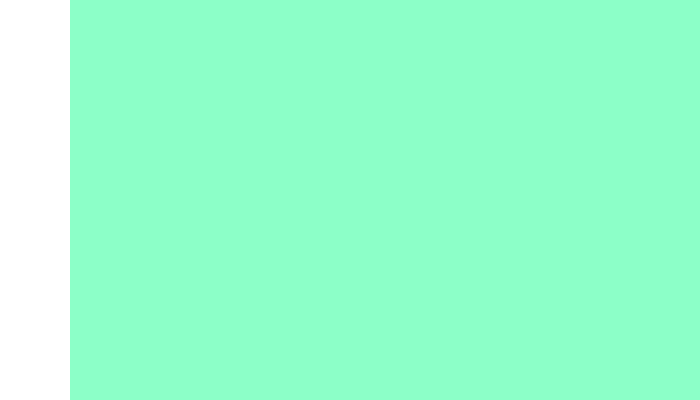
Frame 1 (no input)
Frame 60 (no input): identical to frame 1, image omitted
Frame 120 (the mouse pressed at the canvas centre since frame 60): identical to frame 1, image omitted

The p5.js sketch that drew this single still picture (run headless with seeded random() and noise() and a simulated clock; from frame 60 on, the mouse is pressed at the canvas centre):

// p5.js sketch
// ── sketch.js
function setup() {
	createCanvas(700, 400);
}

function draw() {
	noStroke();
	fill(140,255,200);
	rect(70,0,700,400);
}
